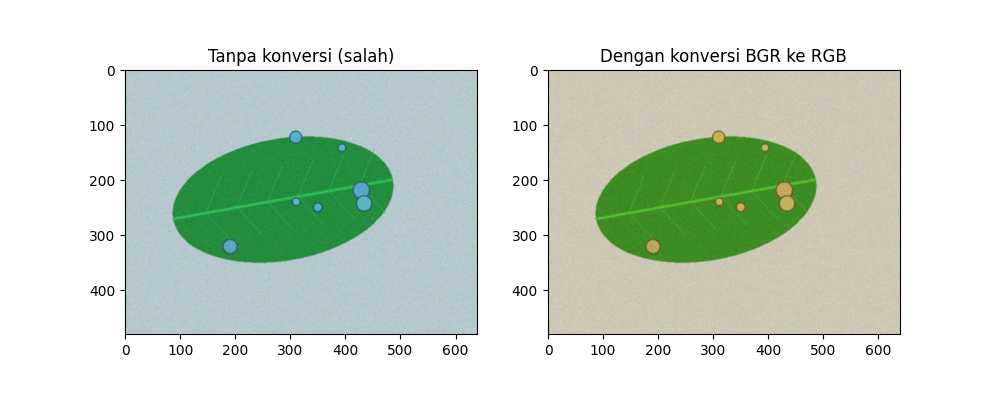
#> input picture hasil/b1_bgr_rgb.png, 1000 x 400 px
$ python -i praproses.py   (imports and definitions only)
#> lines starting #> are read from the running program, lines starting #| are printed output that depends on the picture
#> further down, picture is the input picture: shape (400, 1000, 3); mean B, G, R 207.3, 219.2, 207.3
"""praproses.py: rangkaian praproses SIMUTEH (dipakai ulang mulai P5)."""
import json
import cv2
import numpy as np

PARAM_BAWAAN = {
    "lebar": 640,        # sampling: lebar citra kerja (piksel)
    "gamma": 1.0,        # < 1 mencerahkan, > 1 menggelapkan
    "clahe_clip": 2.0,   # 0 berarti CLAHE tidak dipakai
    "clahe_tile": 8,
    "penapis": "median", # "none", "rerata", "gaussian", "median"
    "kernel": 3,
    "sigma": 1.0,
    "tajam_k": 0.0,      # 0 berarti tanpa penajaman
}

def praproses(img_bgr, p=None):
    """Urutan: ubah ukuran -> gamma -> CLAHE kanal V -> redam derau -> tajamkan."""
    p = {**PARAM_BAWAAN, **(p or {})}

    # 1. Ubah ukuran: lebar = p["lebar"], rasio aspek tetap, INTER_AREA
    h, w = img_bgr.shape[:2]
#> h = 400; w = 1000
    tinggi = int(round(h * p["lebar"] / w))
#> tinggi = 256
    img = cv2.resize(img_bgr, (p["lebar"], tinggi), interpolation=cv2.INTER_AREA)
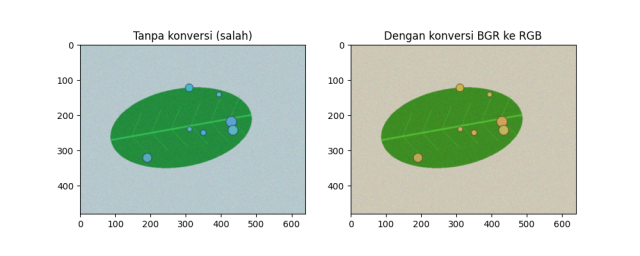
#> img: shape (256, 640, 3); mean B, G, R 207.3, 219.2, 207.3

    # 2. Koreksi gamma lewat tabel LUT (hanya bila gamma != 1)
    if p["gamma"] != 1:
        lut = np.array([255 * (i / 255) ** p["gamma"] for i in range(256)])
        img = cv2.LUT(img, lut.clip(0, 255).astype(np.uint8))

    # 3. CLAHE hanya pada kanal V (HSV), lalu kembali ke BGR
    if p["clahe_clip"] > 0:
        clahe = cv2.createCLAHE(clipLimit=p["clahe_clip"],
                                tileGridSize=(p["clahe_tile"], p["clahe_tile"]))
        hsv = cv2.cvtColor(img, cv2.COLOR_BGR2HSV)
#> hsv: shape (256, 640, 3); mean H, S, V 28, 30.5, 221.1
        hsv[:, :, 2] = clahe.apply(hsv[:, :, 2])
#> hsv: shape (256, 640, 3); mean H, S, V 28, 30.5, 217.9
        img = cv2.cvtColor(hsv, cv2.COLOR_HSV2BGR)

    # 4. Redam derau (ukuran kernel harus ganjil)
    k = int(p["kernel"])
    if p["penapis"] == "rerata":
        img = cv2.blur(img, (k, k))
    elif p["penapis"] == "gaussian":
        img = cv2.GaussianBlur(img, (k, k), p["sigma"])
    elif p["penapis"] == "median":
        img = cv2.medianBlur(img, k)
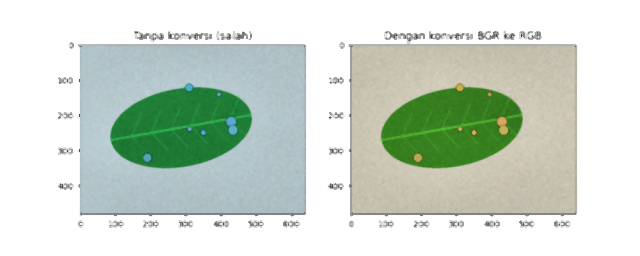
#> img: shape (256, 640, 3); mean B, G, R 206.2, 217.2, 206.2
    # "none": tidak melakukan apa-apa

    # 5. Unsharp masking: citra + k * (citra - blur)
    if p["tajam_k"] > 0:
        blur = cv2.GaussianBlur(img, (5, 5), 1.0)
        img = cv2.addWeighted(img, 1 + p["tajam_k"], blur, -p["tajam_k"], 0)

    return img

def simpan_param(p, path="../hasil/param_praproses.json"):
    with open(path, "w") as f:
        json.dump({**PARAM_BAWAAN, **p}, f, indent=2)

>>> import cv2
>>> picture = cv2.imread('../hasil/b1_bgr_rgb.png')
>>> result = praproses(picture)

$ run again, on hasil/b1_pipeline.png
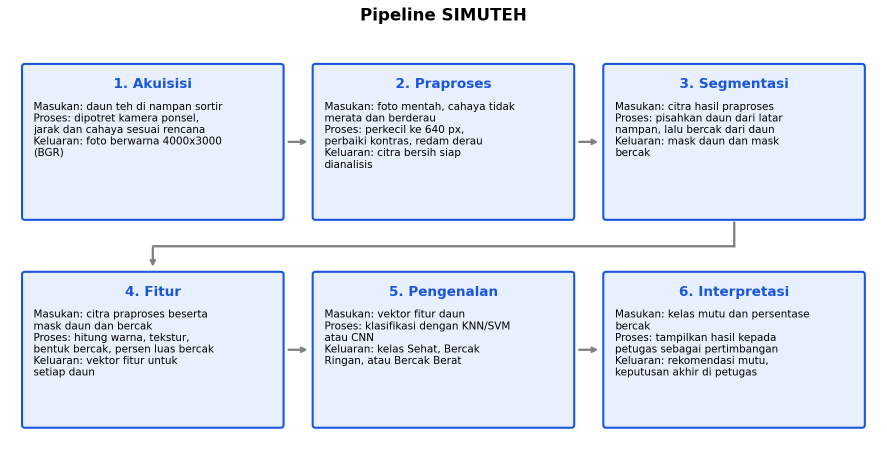
#> input picture hasil/b1_pipeline.png, 1773 x 934 px (shown at 1/2 size)
#> picture is the input picture: shape (934, 1773, 3); mean B, G, R 246.2, 234.5, 228.2
#> in praproses, `img = cv2.resize(img_bgr, (p["lebar"], tinggi), interpolation=cv2.INTE..`:
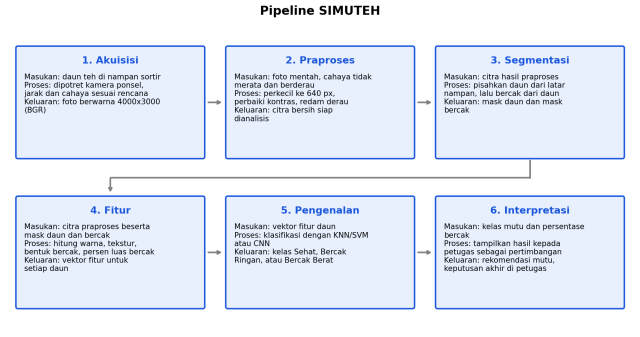
#> img: shape (337, 640, 3); mean B, G, R 246.2, 234.5, 228.2
#> in praproses, `img = cv2.medianBlur(img, k)`:
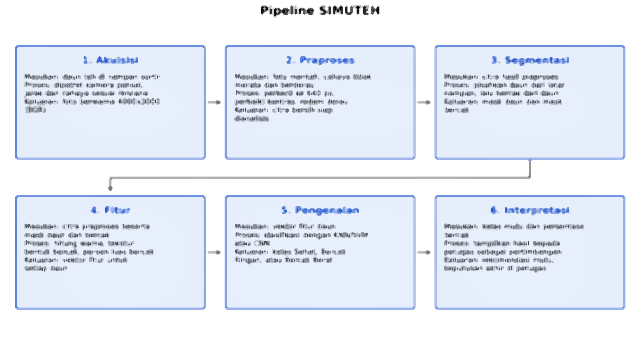
#> img: shape (337, 640, 3); mean B, G, R 246.4, 235.7, 230

$ run again, on hasil/b2_panel_kanal.png
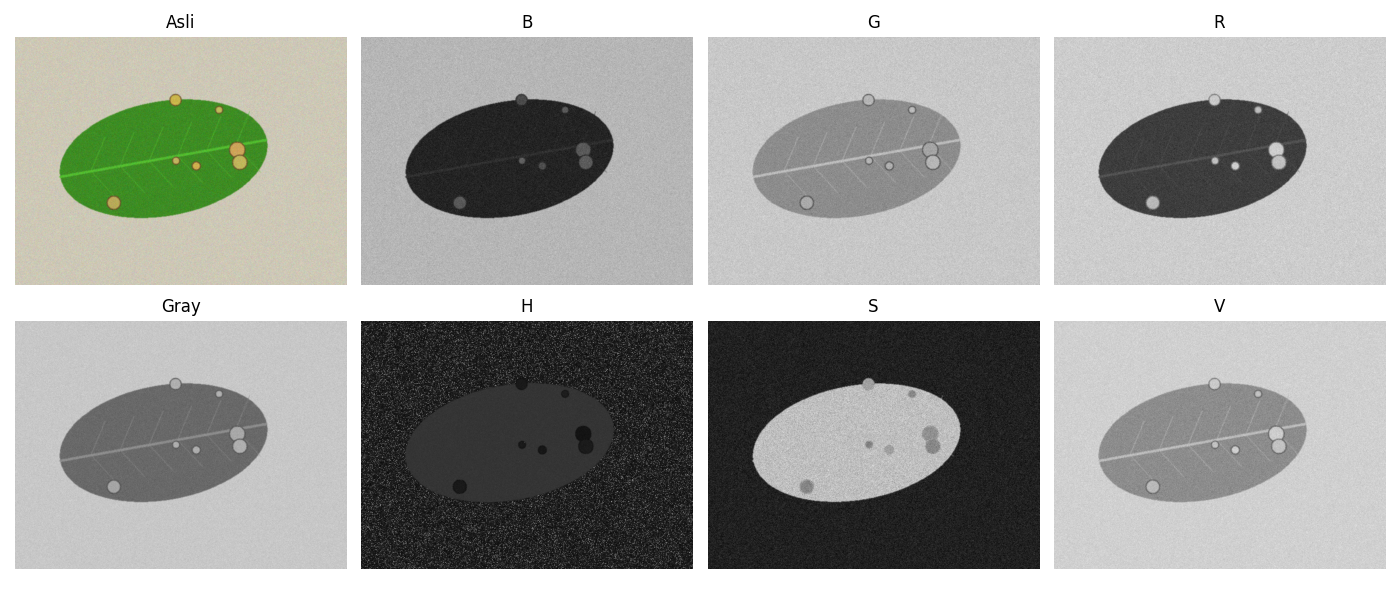
#> input picture hasil/b2_panel_kanal.png, 1400 x 600 px
#> picture is the input picture: shape (600, 1400, 3); mean B, G, R 166, 169.7, 168.4
#> in praproses, `img = cv2.cvtColor(hsv, cv2.COLOR_HSV2BGR)`:
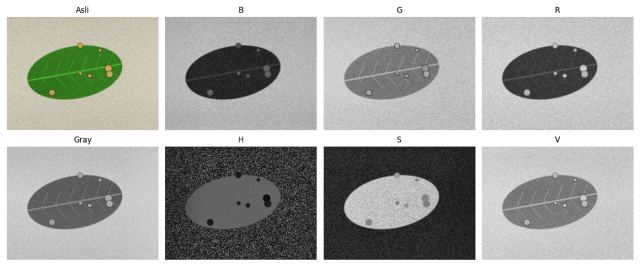
#> img: shape (274, 640, 3); mean B, G, R 166.1, 169.5, 168.5

$ run again, on hasil/b2_sampling_kuantisasi.png
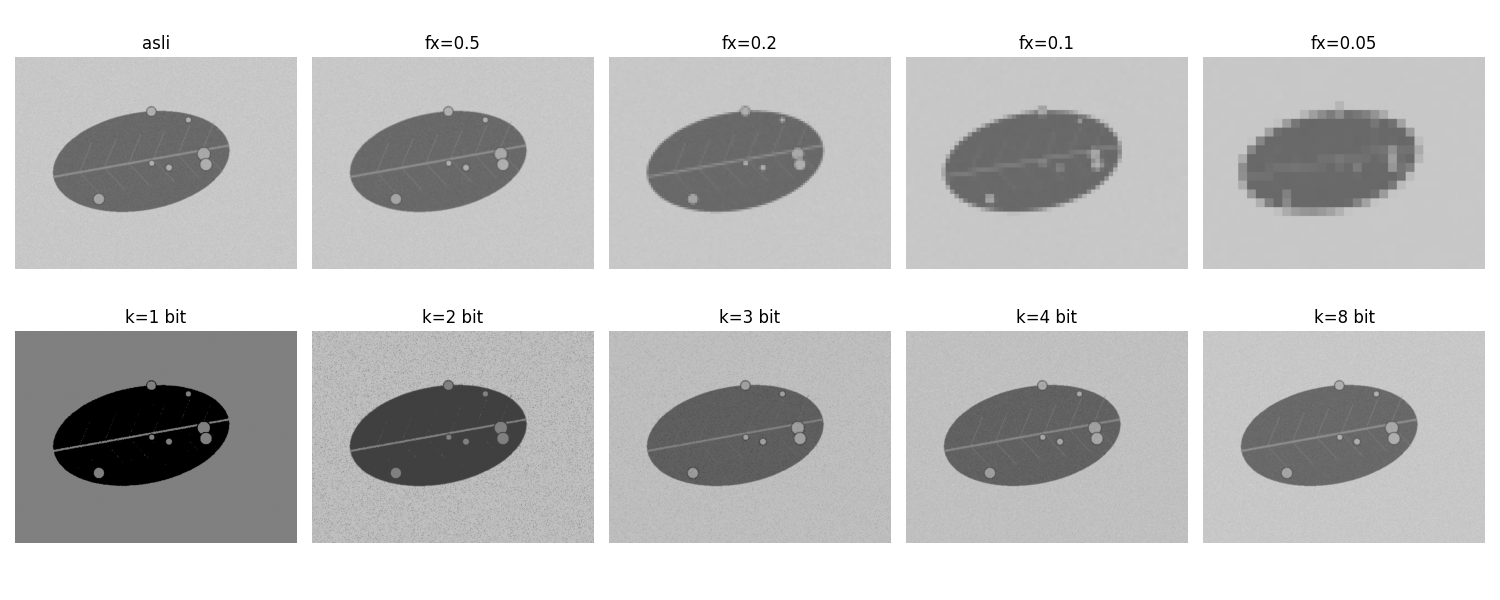
#> input picture hasil/b2_sampling_kuantisasi.png, 1500 x 600 px
#> picture is the input picture: shape (600, 1500, 3); min 0, max 255, mean 195.6
#> in praproses, `img = cv2.medianBlur(img, k)`:
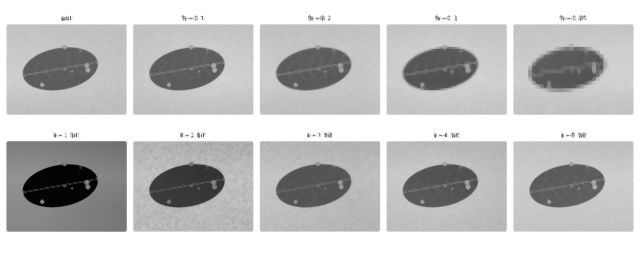
#> img: shape (256, 640, 3); min 2, max 255, mean 194
